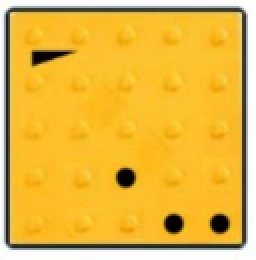
#> input picture test.png, 128 x 130 px (shown 2 times larger)
$ python demo.py test.png
#> lines starting #> are read from the running program, lines starting #| are printed output that depends on the picture; after the words box and inside, x2 and y2 are one past the last pixel; in counts of white or black regions, pixels touching at a corner belong together
import json
import sys
import cv2
import numpy as np


def detect_triangle(image, threshold_value=127):
    ret, thresh = cv2.threshold(image, threshold_value, 255, cv2.THRESH_BINARY_INV)
    contours, _ = cv2.findContours(thresh, cv2.RETR_TREE, cv2.CHAIN_APPROX_SIMPLE)
    triangles = []
    for cnt in contours:
        epsilon = 0.04 * cv2.arcLength(cnt, True)
        approx = cv2.approxPolyDP(cnt, epsilon, True)
        if len(approx) == 3:
            triangles.append((cv2.contourArea(cnt), approx.reshape(-1, 2)))
    if triangles:
        triangles.sort(reverse=True, key=lambda x: x[0])  # Sort by area
        return triangles[0][1]  # Return the largest triangle
    return None


def detect_outer_rectangle(image, threshold_value=127):
    ret, thresh = cv2.threshold(image, threshold_value, 255, cv2.THRESH_BINARY_INV)
    contours, _ = cv2.findContours(thresh, cv2.RETR_TREE, cv2.CHAIN_APPROX_SIMPLE)
    if len(contours) < 2:
        raise ValueError("Not enough contours found")
    contours = sorted(contours, key=cv2.contourArea, reverse=True)
    largest_contour = contours[1]
    epsilon = 0.02 * cv2.arcLength(largest_contour, True)
    approx = cv2.approxPolyDP(largest_contour, epsilon, True)
    return approx.reshape(-1, 2)


def compute_black_ratio(cell, threshold=127):
    black_pixels = np.sum(cell < threshold)
    total_pixels = cell.size
    return black_pixels / total_pixels


def analyze_grid(image, outer_rectangle, grid_size=5):
    sorted_rect = np.array(sorted(outer_rectangle, key=lambda x: x[1]))
    top_points = sorted(sorted_rect[:2], key=lambda x: x[0])
    bottom_points = sorted(sorted_rect[2:], key=lambda x: x[0])
    sorted_rect = np.vstack([top_points, bottom_points])
    step_x = (sorted_rect[1][0] - sorted_rect[0][0]) / grid_size
    step_y = (sorted_rect[3][1] - sorted_rect[0][1]) / grid_size
    grid_data = []
    for i in range(grid_size):
        row_data = []
        for j in range(grid_size):
            tl_x = int(sorted_rect[0][0] + j * step_x)
            tl_y = int(sorted_rect[0][1] + i * step_y)
            br_x = int(tl_x + step_x)
            br_y = int(tl_y + step_y)
            cell = image[tl_y:br_y, tl_x:br_x]
            ratio = compute_black_ratio(cell)
            row_data.append(ratio)
        grid_data.append(row_data)
    return grid_data


def fill_triangle(image, triangle_coords):
    mask = np.zeros_like(image)
    cv2.drawContours(mask, [triangle_coords], 0, 255, -1)
    image_filled = np.where(mask == 255, 255, image)
    return image_filled


def classify_cells(grid_data, threshold=0.1):
    classified_data = []
    for row in grid_data:
        classified_row = []
        for ratio in row:
            if ratio >= threshold:
                classified_row.append(1)
            else:
                classified_row.append(0)
        classified_data.append(classified_row)
    return classified_data


def determine_direction(triangle_coords, image_shape):
    centroid = triangle_coords.mean(axis=0)
    mid_x = image_shape[1] / 2
    mid_y = image_shape[0] / 2
    if centroid[0] < mid_x and centroid[1] < mid_y:
        return 0
    elif centroid[0] < mid_x and centroid[1] > mid_y:
        return 1
    elif centroid[0] > mid_x and centroid[1] > mid_y:
        return 2
    elif centroid[0] > mid_x and centroid[1] < mid_y:
        return 3
    else:
        return None


def rotate_to_direction_0(image, direction):
    if direction == 1:
        return cv2.rotate(image, cv2.ROTATE_90_CLOCKWISE)
    elif direction == 2:
        return cv2.rotate(image, cv2.ROTATE_180)
    elif direction == 3:
        return cv2.rotate(image, cv2.ROTATE_90_COUNTERCLOCKWISE)
    else:
        return image


def detect_circle(image):
    blurred = cv2.GaussianBlur(image, (9, 9), 2)
    circles = cv2.HoughCircles(
        blurred,
        cv2.HOUGH_GRADIENT,
        dp=1,
        minDist=30,
        param1=50,
        param2=30,
        minRadius=5,
        maxRadius=30,
    )
    if circles is not None:
        circles = np.uint16(np.around(circles))
        sorted_circles = sorted(circles[0, :], key=lambda x: x[2], reverse=True)
        return sorted_circles[0][:2]
    return None


NUMBERS_SEQUENCE = [
    [16777216, 8388608, 4194304, 2097152, 1048576],
    [524288, 262144, 131072, 65536, 32768],
    [16384, 8192, 4096, 2048, 1024],
    [512, 256, 128, 64, 32],
    [16, 8, 4, 2, 1],
]

if __name__ == "__main__":
    if len(sys.argv) != 2 or not (
        sys.argv[1].endswith(".jpg") or sys.argv[1].endswith(".png")
    ):
        print("Usage: python demo.py <filename.jpg or filename.png>")
        sys.exit(1)

    image = cv2.imread(sys.argv[1], cv2.IMREAD_GRAYSCALE)
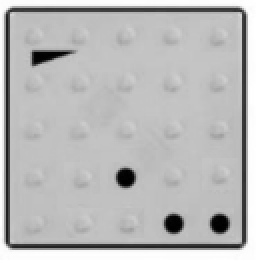
#> image: shape (130, 128) (shown 2 times larger); min 0, max 255, mean 185
    if image is None:
        print(f"Failed to load image: {sys.argv[1]}")
        sys.exit(1)

    triangle_coords = detect_triangle(image)
#> in detect_triangle, `ret, thresh = cv2.threshold(image, threshold_value, 255, cv2.THRESH_BI..`:
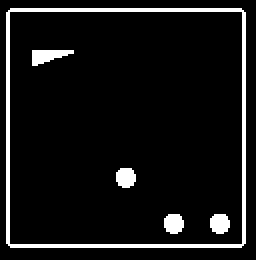
#> thresh: shape (130, 128) (shown 2 times larger); 7.7% white in thin lines or dots, all inside (x1, y1, x2, y2) = (3, 4, 123, 124)
#> in detect_triangle, `ret, thresh = cv2.threshold(image, threshold_value, 255, cv2.THRESH_BI..`: ret = 127
#> in detect_triangle, `contours, _ = cv2.findContours(thresh, cv2.RETR_TREE, cv2.CHAIN_APPROX..`: contours = 6 contours; box (x1, y1, x2, y2) and area: (3, 4, 123, 124) 14153, (4, 5, 122, 123) 13687, (16, 25, 37, 33) 79, (105, 107, 115, 117) 68, (82, 107, 92, 117) 68, (58, 84, 68, 94) 68
#> the loop in detect_triangle, `for cnt in contours:` made 6 passes
#> (epsilon, approx) on passes 1, 2, 6: (18.85, [[5, 4], [3, 121], [120, 123], [122, 6]]), (18.63, [[4, 6], [120, 5], [121, 121], [5, 122]]), (2.02, [[16, 32], [36, 25], [16, 25]])
#> epsilon on passes 3 to 5: 1.25, 1.25, 1.25
#> after the loop in detect_triangle, `for cnt in contours:`: triangles = [(79, [[16, 32], [36, 25], [16, 25]])]
#> triangle_coords = [[16, 32], [36, 25], [16, 25]]
    if triangle_coords is None:
        print("No triangle detected in the image.")
        sys.exit(1)

    direction = determine_direction(triangle_coords, image.shape)
#> in determine_direction, `centroid = triangle_coords.mean(axis=0)`: centroid = [22.67, 27.33]
#> direction = 0
    image_rotated = rotate_to_direction_0(image, direction)
    triangle_coords_rotated = detect_triangle(image_rotated)
#> the loop in detect_triangle (call 2), `for cnt in contours:` made 6 passes
#> triangle_coords_rotated = [[16, 32], [36, 25], [16, 25]]
    if triangle_coords_rotated is None:
        print("No triangle detected after rotation.")
        sys.exit(1)

    outer_rectangle = detect_outer_rectangle(image_rotated)
#> in detect_outer_rectangle, `ret, thresh = cv2.threshold(image, threshold_value, 255, cv2.THRESH_BI..`: ret = 127
#> in detect_outer_rectangle, `largest_contour = contours[1]`: largest_contour = [[4, 6], [5, 5], [120, 5], [121, 6], [121, 121], [120, 122], [5, 122], [4, 121]]
#> in detect_outer_rectangle, `epsilon = 0.02 * cv2.arcLength(largest_contour, True)`: epsilon = 9.31
#> in detect_outer_rectangle, `approx = cv2.approxPolyDP(largest_contour, epsilon, True)`: approx = [[4, 6], [120, 5], [121, 121], [5, 122]]
#> outer_rectangle = [[4, 6], [120, 5], [121, 121], [5, 122]]
    if outer_rectangle is None:
        print("No outer rectangle detected in the image.")
        sys.exit(1)

    image_without_triangle = fill_triangle(
        image_rotated.copy(), triangle_coords_rotated.reshape(-1, 1, 2)
    )
#> in fill_triangle, `cv2.drawContours(mask, [triangle_coords], 0, 255, -1)`:
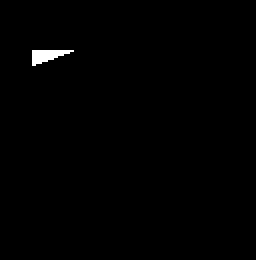
#> mask: shape (130, 128) (shown 2 times larger); 0.57% white; 1 white region, box (x1, y1, x2, y2) and area: (16, 25, 37, 33) 95
    grid_data = analyze_grid(image_without_triangle, outer_rectangle)
#> in analyze_grid, `sorted_rect = np.array(sorted(outer_rectangle, key=lambda x: x[1]))`: sorted_rect = [[120, 5], [4, 6], [121, 121], [5, 122]]
#> in analyze_grid, `top_points = sorted(sorted_rect[:2], key=lambda x: x[0])`: top_points = [[4, 6], [120, 5]]
#> in analyze_grid, `bottom_points = sorted(sorted_rect[2:], key=lambda x: x[0])`: bottom_points = [[5, 122], [121, 121]]
#> in analyze_grid, `sorted_rect = np.vstack([top_points, bottom_points])`: sorted_rect = [[4, 6], [120, 5], [5, 122], [121, 121]]
#> in analyze_grid, `step_x = (sorted_rect[1][0] - sorted_rect[0][0]) / grid_size`: step_x = 23.2
#> in analyze_grid, `step_y = (sorted_rect[3][1] - sorted_rect[0][1]) / grid_size`: step_y = 23
#> after the loop in analyze_grid, `for i in range(grid_size):`:
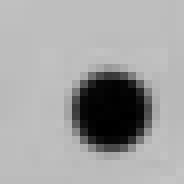
#> cell: shape (23, 23) (shown 8 times larger); min 0, max 196, mean 162.9
#> after the loop in analyze_grid, `for i in range(grid_size):`: grid_data = [[0.0435, 0.0113, 0, 0, 0], [0.0473, 0, 0, 0, 0], [0.0435, 0, 0, 0, 0], [0.0435, 0, 0.157, 0, 0], [0.0435, 0, 0, 0.157, 0.157]]
    classified_cells = classify_cells(grid_data)
#> the loop in classify_cells, `for row in grid_data:` made 5 passes
#> after the loop in classify_cells, `for row in grid_data:`: classified_data = [[0, 0, 0, 0, 0], [0, 0, 0, 0, 0], [0, 0, 0, 0, 0], [0, 0, 1, 0, 0], [0, 0, 0, 1, 1]]
#> classified_cells has the same summary as classified_data in classify_cells
    print(classified_cells)
#| [[0, 0, 0, 0, 0], [0, 0, 0, 0, 0], [0, 0, 0, 0, 0], [0, 0, 1, 0, 0], [0, 0, 0, 1, 1]]

    result_numbers = []
    for i in range(5):
        for j in range(5):
            if classified_cells[i][j] == 1:
                result_numbers.append(NUMBERS_SEQUENCE[i][j])
    sum_result = sum(result_numbers)

    print("Sum:", sum_result)

$ run again, on 521-1.png
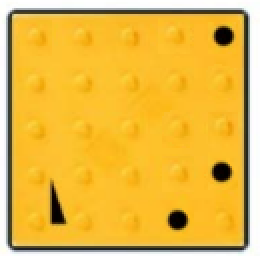
#> input picture 521-1.png, 130 x 128 px (shown 2 times larger)
#> in detect_triangle, `ret, thresh = cv2.threshold(image, threshold_value, 255, cv2.THRESH_BI..`:
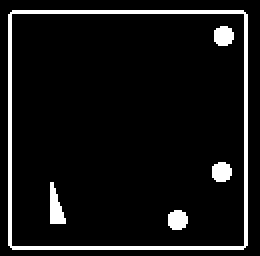
#> thresh: shape (128, 130) (shown 2 times larger); 7.7% white in thin lines or dots, all inside (x1, y1, x2, y2) = (4, 5, 124, 125)
#> in detect_triangle, `ret, thresh = cv2.threshold(image, threshold_value, 255, cv2.THRESH_BI..`: ret = 127
#> in detect_triangle, `contours, _ = cv2.findContours(thresh, cv2.RETR_TREE, cv2.CHAIN_APPROX..`: contours = 6 contours; box (x1, y1, x2, y2) and area: (4, 5, 124, 125) 14153, (5, 6, 123, 124) 13687, (25, 91, 33, 112) 79, (84, 105, 94, 115) 68, (106, 81, 116, 91) 68, (107, 13, 117, 23) 68
#> the loop in detect_triangle, `for cnt in contours:` made 6 passes
#> (epsilon, approx) on passes 1, 2, 4: (18.85, [[6, 5], [4, 122], [121, 124], [123, 7]]), (18.63, [[5, 7], [121, 6], [122, 122], [6, 123]]), (2.02, [[25, 91], [25, 111], [32, 111]])
#> after the loop in detect_triangle, `for cnt in contours:`: triangles = [(79, [[25, 91], [25, 111], [32, 111]])]
#> triangle_coords = [[25, 91], [25, 111], [32, 111]]
#> centroid = [27.33, 104.3]
#> direction = 1
#> in detect_triangle (call 2), `ret, thresh = cv2.threshold(image, threshold_value, 255, cv2.THRESH_BI..`:
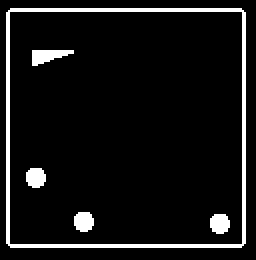
#> thresh: shape (130, 128) (shown 2 times larger); 7.7% white in thin lines or dots, all inside (x1, y1, x2, y2) = (3, 4, 123, 124)
#> in detect_triangle (call 2), `contours, _ = cv2.findContours(thresh, cv2.RETR_TREE, cv2.CHAIN_APPROX..`: contours = 6 contours; box (x1, y1, x2, y2) and area: (3, 4, 123, 124) 14153, (4, 5, 122, 123) 13687, (16, 25, 37, 33) 79, (105, 107, 115, 117) 68, (37, 106, 47, 116) 68, (13, 84, 23, 94) 68
#> the loop in detect_triangle (call 2), `for cnt in contours:` made 6 passes
#> (epsilon, approx) on passes 1, 2, 6: (18.85, [[5, 4], [3, 121], [120, 123], [122, 6]]), (18.63, [[4, 6], [120, 5], [121, 121], [5, 122]]), (2.02, [[16, 32], [36, 25], [16, 25]])
#> after the loop in detect_triangle (call 2), `for cnt in contours:`: triangles = [(79, [[16, 32], [36, 25], [16, 25]])]
#> triangle_coords_rotated = [[16, 32], [36, 25], [16, 25]]
#> in detect_outer_rectangle, `ret, thresh = cv2.threshold(image, threshold_value, 255, cv2.THRESH_BI..`: ret = 127
#> largest_contour = [[4, 6], [5, 5], [120, 5], [121, 6], [121, 121], [120, 122], [5, 122], [4, 121]]
#> in detect_outer_rectangle, `epsilon = 0.02 * cv2.arcLength(largest_contour, True)`: epsilon = 9.31
#> in detect_outer_rectangle, `approx = cv2.approxPolyDP(largest_contour, epsilon, True)`: approx = [[4, 6], [120, 5], [121, 121], [5, 122]]
#> mask: shape (130, 128); 0.57% white; 1 white region, box (x1, y1, x2, y2) and area: (16, 25, 37, 33) 95
#> in analyze_grid, `sorted_rect = np.array(sorted(outer_rectangle, key=lambda x: x[1]))`: sorted_rect = [[120, 5], [4, 6], [121, 121], [5, 122]]
#> top_points = [[4, 6], [120, 5]]
#> bottom_points = [[5, 122], [121, 121]]
#> in analyze_grid, `sorted_rect = np.vstack([top_points, bottom_points])`: sorted_rect = [[4, 6], [120, 5], [5, 122], [121, 121]]
#> step_x = 23.2
#> step_y = 23
#> after the loop in analyze_grid, `for i in range(grid_size):`: grid_data = [[0.0435, 0.0113, 0, 0, 0], [0.0473, 0, 0, 0, 0], [0.0435, 0, 0, 0, 0], [0.2, 0, 0, 0, 0], [0.0435, 0.157, 0, 0, 0.157]]
#> the loop in classify_cells, `for row in grid_data:` made 5 passes
#> after the loop in classify_cells, `for row in grid_data:`: classified_data = [[0, 0, 0, 0, 0], [0, 0, 0, 0, 0], [0, 0, 0, 0, 0], [1, 0, 0, 0, 0], [0, 1, 0, 0, 1]]
#> classified_cells has the same summary as classified_data in classify_cells
#| [[0, 0, 0, 0, 0], [0, 0, 0, 0, 0], [0, 0, 0, 0, 0], [1, 0, 0, 0, 0], [0, 1, 0, 0, 1]]

$ run again, on 521-2.png
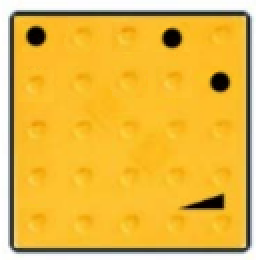
#> input picture 521-2.png, 128 x 130 px (shown 2 times larger)
#> in detect_triangle, `ret, thresh = cv2.threshold(image, threshold_value, 255, cv2.THRESH_BI..`:
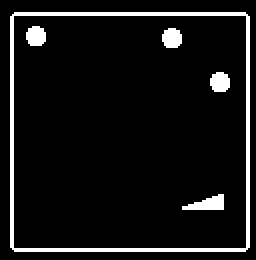
#> thresh: shape (130, 128) (shown 2 times larger); 7.7% white in thin lines or dots, all inside (x1, y1, x2, y2) = (5, 6, 125, 126)
#> in detect_triangle, `ret, thresh = cv2.threshold(image, threshold_value, 255, cv2.THRESH_BI..`: ret = 127
#> in detect_triangle, `contours, _ = cv2.findContours(thresh, cv2.RETR_TREE, cv2.CHAIN_APPROX..`: contours = 6 contours; box (x1, y1, x2, y2) and area: (5, 6, 125, 126) 14153, (6, 7, 124, 125) 13687, (91, 97, 112, 105) 79, (105, 36, 115, 46) 68, (81, 14, 91, 24) 68, (13, 13, 23, 23) 68
#> the loop in detect_triangle, `for cnt in contours:` made 6 passes
#> (epsilon, approx) on passes 1 to 3: (18.85, [[7, 6], [5, 123], [122, 125], [124, 8]]), (18.63, [[6, 8], [122, 7], [123, 123], [7, 124]]), (2.02, [[111, 97], [91, 104], [111, 104]])
#> after the loop in detect_triangle, `for cnt in contours:`: triangles = [(79, [[111, 97], [91, 104], [111, 104]])]
#> triangle_coords = [[111, 97], [91, 104], [111, 104]]
#> centroid = [104.3, 101.7]
#> direction = 2
#> in detect_triangle (call 2), `ret, thresh = cv2.threshold(image, threshold_value, 255, cv2.THRESH_BI..`:
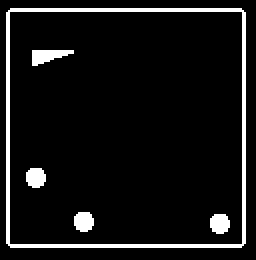
#> thresh: shape (130, 128) (shown 2 times larger); 7.7% white in thin lines or dots, all inside (x1, y1, x2, y2) = (3, 4, 123, 124)
#> in detect_triangle (call 2), `contours, _ = cv2.findContours(thresh, cv2.RETR_TREE, cv2.CHAIN_APPROX..`: contours = 6 contours; box (x1, y1, x2, y2) and area: (3, 4, 123, 124) 14153, (4, 5, 122, 123) 13687, (16, 25, 37, 33) 79, (105, 107, 115, 117) 68, (37, 106, 47, 116) 68, (13, 84, 23, 94) 68
#> the loop in detect_triangle (call 2), `for cnt in contours:` made 6 passes
#> (epsilon, approx) on passes 1, 2, 6: (18.85, [[5, 4], [3, 121], [120, 123], [122, 6]]), (18.63, [[4, 6], [120, 5], [121, 121], [5, 122]]), (2.02, [[16, 32], [36, 25], [16, 25]])
#> after the loop in detect_triangle (call 2), `for cnt in contours:`: triangles = [(79, [[16, 32], [36, 25], [16, 25]])]
#> triangle_coords_rotated = [[16, 32], [36, 25], [16, 25]]
#> in detect_outer_rectangle, `ret, thresh = cv2.threshold(image, threshold_value, 255, cv2.THRESH_BI..`: ret = 127
#> largest_contour = [[4, 6], [5, 5], [120, 5], [121, 6], [121, 121], [120, 122], [5, 122], [4, 121]]
#> in detect_outer_rectangle, `epsilon = 0.02 * cv2.arcLength(largest_contour, True)`: epsilon = 9.31
#> in detect_outer_rectangle, `approx = cv2.approxPolyDP(largest_contour, epsilon, True)`: approx = [[4, 6], [120, 5], [121, 121], [5, 122]]
#> mask: shape (130, 128); 0.57% white; 1 white region, box (x1, y1, x2, y2) and area: (16, 25, 37, 33) 95
#> in analyze_grid, `sorted_rect = np.array(sorted(outer_rectangle, key=lambda x: x[1]))`: sorted_rect = [[120, 5], [4, 6], [121, 121], [5, 122]]
#> top_points = [[4, 6], [120, 5]]
#> bottom_points = [[5, 122], [121, 121]]
#> in analyze_grid, `sorted_rect = np.vstack([top_points, bottom_points])`: sorted_rect = [[4, 6], [120, 5], [5, 122], [121, 121]]
#> step_x = 23.2
#> step_y = 23
#> after the loop in analyze_grid, `for i in range(grid_size):`: grid_data = [[0.0435, 0.0113, 0, 0, 0], [0.0473, 0, 0, 0, 0], [0.0435, 0, 0, 0, 0], [0.2, 0, 0, 0, 0], [0.0435, 0.157, 0, 0, 0.157]]
#> the loop in classify_cells, `for row in grid_data:` made 5 passes
#> after the loop in classify_cells, `for row in grid_data:`: classified_data = [[0, 0, 0, 0, 0], [0, 0, 0, 0, 0], [0, 0, 0, 0, 0], [1, 0, 0, 0, 0], [0, 1, 0, 0, 1]]
#> classified_cells has the same summary as classified_data in classify_cells
#| [[0, 0, 0, 0, 0], [0, 0, 0, 0, 0], [0, 0, 0, 0, 0], [1, 0, 0, 0, 0], [0, 1, 0, 0, 1]]

$ run again, on 521-3.png
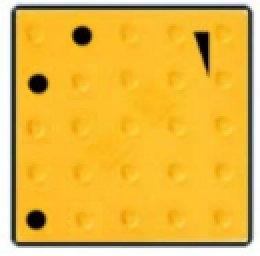
#> input picture 521-3.png, 130 x 128 px (shown 2 times larger)
#> in detect_triangle, `ret, thresh = cv2.threshold(image, threshold_value, 255, cv2.THRESH_BI..`:
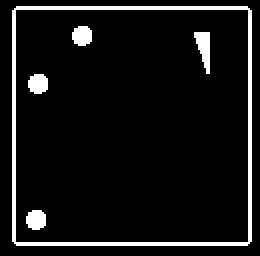
#> thresh: shape (128, 130) (shown 2 times larger); 7.7% white in thin lines or dots, all inside (x1, y1, x2, y2) = (6, 3, 126, 123)
#> in detect_triangle, `ret, thresh = cv2.threshold(image, threshold_value, 255, cv2.THRESH_BI..`: ret = 127
#> in detect_triangle, `contours, _ = cv2.findContours(thresh, cv2.RETR_TREE, cv2.CHAIN_APPROX..`: contours = 6 contours; box (x1, y1, x2, y2) and area: (6, 3, 126, 123) 14153, (7, 4, 125, 122) 13687, (97, 16, 105, 37) 79, (13, 105, 23, 115) 68, (14, 37, 24, 47) 68, (36, 13, 46, 23) 68
#> the loop in detect_triangle, `for cnt in contours:` made 6 passes
#> (epsilon, approx) on passes 1, 2, 5: (18.85, [[8, 3], [6, 120], [123, 122], [125, 5]]), (18.63, [[7, 5], [123, 4], [124, 120], [8, 121]]), (2.02, [[97, 16], [104, 36], [104, 16]])
#> after the loop in detect_triangle, `for cnt in contours:`: triangles = [(79, [[97, 16], [104, 36], [104, 16]])]
#> triangle_coords = [[97, 16], [104, 36], [104, 16]]
#> centroid = [101.7, 22.67]
#> direction = 3
#> in detect_triangle (call 2), `ret, thresh = cv2.threshold(image, threshold_value, 255, cv2.THRESH_BI..`:
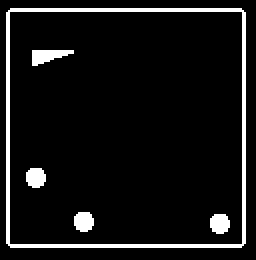
#> thresh: shape (130, 128) (shown 2 times larger); 7.7% white in thin lines or dots, all inside (x1, y1, x2, y2) = (3, 4, 123, 124)
#> in detect_triangle (call 2), `contours, _ = cv2.findContours(thresh, cv2.RETR_TREE, cv2.CHAIN_APPROX..`: contours = 6 contours; box (x1, y1, x2, y2) and area: (3, 4, 123, 124) 14153, (4, 5, 122, 123) 13687, (16, 25, 37, 33) 79, (105, 107, 115, 117) 68, (37, 106, 47, 116) 68, (13, 84, 23, 94) 68
#> the loop in detect_triangle (call 2), `for cnt in contours:` made 6 passes
#> (epsilon, approx) on passes 1, 2, 6: (18.85, [[5, 4], [3, 121], [120, 123], [122, 6]]), (18.63, [[4, 6], [120, 5], [121, 121], [5, 122]]), (2.02, [[16, 32], [36, 25], [16, 25]])
#> after the loop in detect_triangle (call 2), `for cnt in contours:`: triangles = [(79, [[16, 32], [36, 25], [16, 25]])]
#> triangle_coords_rotated = [[16, 32], [36, 25], [16, 25]]
#> in detect_outer_rectangle, `ret, thresh = cv2.threshold(image, threshold_value, 255, cv2.THRESH_BI..`: ret = 127
#> largest_contour = [[4, 6], [5, 5], [120, 5], [121, 6], [121, 121], [120, 122], [5, 122], [4, 121]]
#> in detect_outer_rectangle, `epsilon = 0.02 * cv2.arcLength(largest_contour, True)`: epsilon = 9.31
#> in detect_outer_rectangle, `approx = cv2.approxPolyDP(largest_contour, epsilon, True)`: approx = [[4, 6], [120, 5], [121, 121], [5, 122]]
#> mask: shape (130, 128); 0.57% white; 1 white region, box (x1, y1, x2, y2) and area: (16, 25, 37, 33) 95
#> in analyze_grid, `sorted_rect = np.array(sorted(outer_rectangle, key=lambda x: x[1]))`: sorted_rect = [[120, 5], [4, 6], [121, 121], [5, 122]]
#> top_points = [[4, 6], [120, 5]]
#> bottom_points = [[5, 122], [121, 121]]
#> in analyze_grid, `sorted_rect = np.vstack([top_points, bottom_points])`: sorted_rect = [[4, 6], [120, 5], [5, 122], [121, 121]]
#> step_x = 23.2
#> step_y = 23
#> after the loop in analyze_grid, `for i in range(grid_size):`: grid_data = [[0.0435, 0.0113, 0, 0, 0], [0.0473, 0, 0, 0, 0], [0.0435, 0, 0, 0, 0], [0.2, 0, 0, 0, 0], [0.0435, 0.157, 0, 0, 0.157]]
#> the loop in classify_cells, `for row in grid_data:` made 5 passes
#> after the loop in classify_cells, `for row in grid_data:`: classified_data = [[0, 0, 0, 0, 0], [0, 0, 0, 0, 0], [0, 0, 0, 0, 0], [1, 0, 0, 0, 0], [0, 1, 0, 0, 1]]
#> classified_cells has the same summary as classified_data in classify_cells
#| [[0, 0, 0, 0, 0], [0, 0, 0, 0, 0], [0, 0, 0, 0, 0], [1, 0, 0, 0, 0], [0, 1, 0, 0, 1]]
